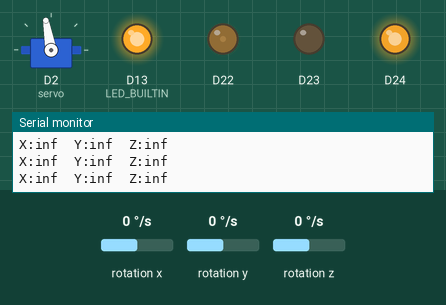
Simulated run of this sketch. Board: Arduino Nano RP2040 Connect. Shown: servo, output pins drawn as LEDs (lit = HIGH), the last lines printed to the serial monitor. The test bench sets the inputs (shaded band); at power-on: rotation x 0 °/s, rotation y 0 °/s, rotation z 0 °/s.

Above: at 2.26 s.
2.3 s: rotation x set to -192 °/s
At 4.7 s:
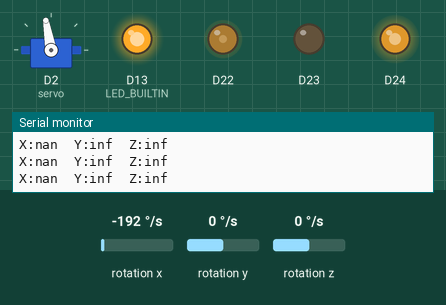
5.3 s: rotation y set to -192 °/s
At 7.44 s:
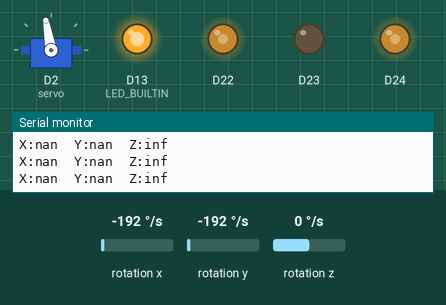
8.3 s: rotation z set to -192 °/s
At 9.87 s:
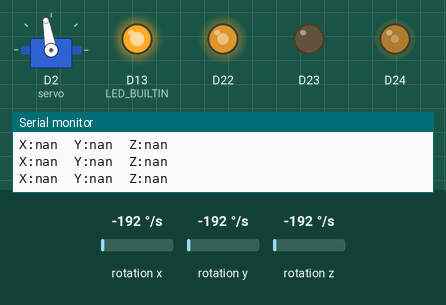
Timing chart, 0 to 31.6 s (numbered marks = the images above; inputs shaded):
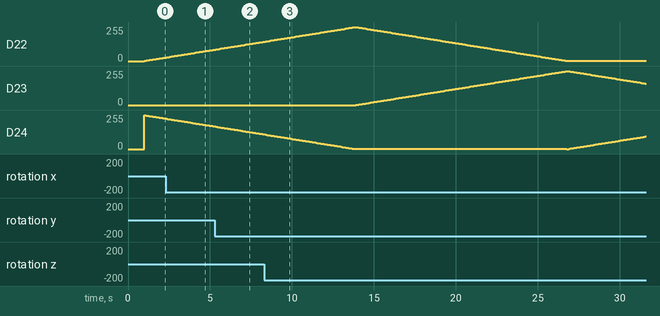

Measured:
- by itself, D22: rises from 144/255 to 254/255 in 5.5 s, then falls to 2/255 in 12.9 s
- by itself, D23: rises from 0/255 to 255/255 in 12.9 s, then falls to 161/255 in 4.8 s

The sketch:

rp2040test.ino
```cpp
#include <WiFiNINA.h>
#include <Servo.h>
#include <Arduino_LSM6DSOX.h>
#include <math.h>
//#include <FlexiTimer2.h>

Servo servo;

void interrupt()
{
    static int count = 0;
    static int count_flag = 0;
    count += 2;
    count_flag++;

    if(count < 255)
    {
        analogWrite(LEDR, count);
        analogWrite(LEDB, 255 - count);
    }else if(count < 255 * 2)
    {
        analogWrite(LEDG, count - 255);
        analogWrite(LEDR, 255 * 2 - count);
    }else if(count < 255 * 3)
    {
        analogWrite(LEDB, count - 255 * 2);
        analogWrite(LEDG, 255 * 3 - count);
    }else
    {
        count = 0;
        digitalWrite(LED_BUILTIN, !digitalRead(LED_BUILTIN));
    }

}

void setup()
{
    pinMode(LED_BUILTIN, OUTPUT);
    digitalWrite(LED_BUILTIN, HIGH);
    delay(1000);

    servo.attach(2);
    servo.write(100);

    if(!IMU.begin())
    {
        Serial.println("Failed to initialize IMU!");
        while(1);
    }


    Serial.begin(115200);
    // FlexiTimer2::set(10, interrupt);
    // FlexiTimer2::start();
}

void loop()
{
    static float gyroX, gyroY, gyroZ;
    static double omegaX = 0.0, omegaY = 0.0, omegaZ = 0.0;
    static double loop_num = 1.0;
    if(IMU.gyroscopeAvailable())
    {
        double rate = IMU.accelerationSampleRate();
        IMU.readGyroscope(gyroX, gyroY, gyroZ);

        omegaX += gyroX * (1.0/rate * loop_num);
        omegaY += gyroY * (1.0/rate * loop_num);
        omegaZ += gyroZ * (1.0/rate * loop_num);

        loop_num = 1.0;
    }
    else
    {
        loop_num += 1.0;
    }
    //if (IMU.accelerationAvailable()) IMU.readAcceleration(gyroX, gyroY, gyroZ);

    Serial.print("X:");
    Serial.print(log(gyroX));
    Serial.print("  Y:");
    Serial.print(log(gyroY));
    Serial.print("  Z:");
    Serial.println(log(gyroZ));

    interrupt();
    delay(100);
}
```
